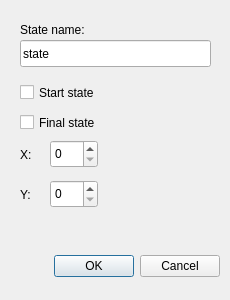
<?xml version="1.0" encoding="UTF-8"?>
<ui version="4.0">
 <class>DialogAddState</class>
 <widget class="QDialog" name="DialogAddState">
  <property name="geometry">
   <rect>
    <x>0</x>
    <y>0</y>
    <width>230</width>
    <height>300</height>
   </rect>
  </property>
  <property name="windowTitle">
   <string>Dialog</string>
  </property>
  <widget class="QDialogButtonBox" name="buttonBox">
   <property name="geometry">
    <rect>
     <x>10</x>
     <y>250</y>
     <width>210</width>
     <height>32</height>
    </rect>
   </property>
   <property name="orientation">
    <enum>Qt::Horizontal</enum>
   </property>
   <property name="standardButtons">
    <set>QDialogButtonBox::Cancel|QDialogButtonBox::Ok</set>
   </property>
  </widget>
  <widget class="QLabel" name="label">
   <property name="geometry">
    <rect>
     <x>20</x>
     <y>20</y>
     <width>111</width>
     <height>19</height>
    </rect>
   </property>
   <property name="text">
    <string>State name:</string>
   </property>
  </widget>
  <widget class="QLineEdit" name="lineEdit_add_state_name">
   <property name="geometry">
    <rect>
     <x>20</x>
     <y>40</y>
     <width>191</width>
     <height>27</height>
    </rect>
   </property>
   <property name="text">
    <string>state</string>
   </property>
   <property name="placeholderText">
    <string/>
   </property>
  </widget>
  <widget class="QCheckBox" name="checkBox_add_state_start">
   <property name="geometry">
    <rect>
     <x>20</x>
     <y>80</y>
     <width>191</width>
     <height>25</height>
    </rect>
   </property>
   <property name="text">
    <string>Start state</string>
   </property>
  </widget>
  <widget class="QCheckBox" name="checkBox_add_state_final">
   <property name="geometry">
    <rect>
     <x>20</x>
     <y>110</y>
     <width>191</width>
     <height>25</height>
    </rect>
   </property>
   <property name="text">
    <string>Final state</string>
   </property>
  </widget>
  <widget class="QSpinBox" name="spinBox_add_state_x">
   <property name="geometry">
    <rect>
     <x>50</x>
     <y>140</y>
     <width>48</width>
     <height>28</height>
    </rect>
   </property>
   <property name="maximum">
    <number>1000</number>
   </property>
  </widget>
  <widget class="QLabel" name="label_2">
   <property name="geometry">
    <rect>
     <x>20</x>
     <y>145</y>
     <width>31</width>
     <height>19</height>
    </rect>
   </property>
   <property name="text">
    <string>X: </string>
   </property>
  </widget>
  <widget class="QLabel" name="label_3">
   <property name="geometry">
    <rect>
     <x>20</x>
     <y>185</y>
     <width>31</width>
     <height>19</height>
    </rect>
   </property>
   <property name="text">
    <string>Y:</string>
   </property>
  </widget>
  <widget class="QSpinBox" name="spinBox_add_state_y">
   <property name="geometry">
    <rect>
     <x>50</x>
     <y>180</y>
     <width>48</width>
     <height>28</height>
    </rect>
   </property>
   <property name="maximum">
    <number>1000</number>
   </property>
  </widget>
 </widget>
 <resources/>
 <connections>
  <connection>
   <sender>buttonBox</sender>
   <signal>accepted()</signal>
   <receiver>DialogAddState</receiver>
   <slot>accept()</slot>
   <hints>
    <hint type="sourcelabel">
     <x>248</x>
     <y>254</y>
    </hint>
    <hint type="destinationlabel">
     <x>157</x>
     <y>274</y>
    </hint>
   </hints>
  </connection>
  <connection>
   <sender>buttonBox</sender>
   <signal>rejected()</signal>
   <receiver>DialogAddState</receiver>
   <slot>reject()</slot>
   <hints>
    <hint type="sourcelabel">
     <x>316</x>
     <y>260</y>
    </hint>
    <hint type="destinationlabel">
     <x>286</x>
     <y>274</y>
    </hint>
   </hints>
  </connection>
 </connections>
</ui>
